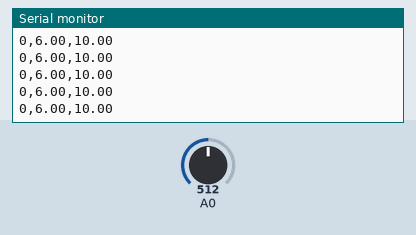
Bench run of a sketch on a simulated Arduino Nano, built with avr-gcc and run on an emulated ATmega328P. Parts: the last lines printed to the serial monitor. The inputs (shaded band) are chosen by the test bench; at power-on: A0 = 512.

Above: at 1.2 s.
1.3 s: A0 set to 716
At 1.32 s:
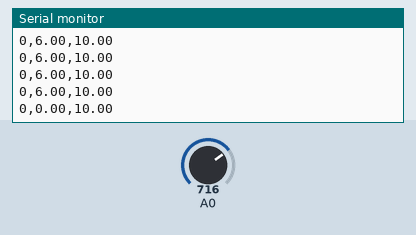
2.8 s: A0 set to 511
At 2.83 s:
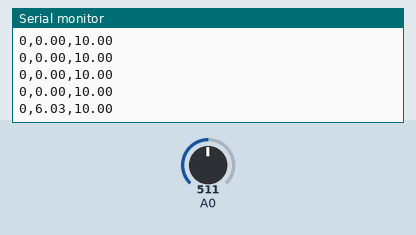
Timing chart, 0 to 5.8 s (numbered marks = the images above; inputs shaded):
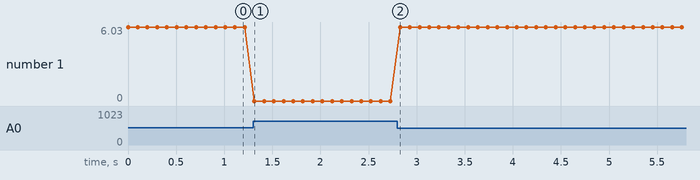

The sketch:

LED_Distance_Sensor.ino
```cpp
/*
Gabriel & Jess
5 May 2026

Create a light-based distance sensor using an LED and LDR (Light-dependent resistor).

Cool, bruh.

References:
1. https://store-usa.arduino.cc/products/arduino-nano
    1. https://content.arduino.cc/assets/Pinout-NANO_latest.pdf
1. https://docs.arduino.cc/language-reference/

Notes:
V = IR
R = V/I = (5-3)V/0.016A = 125 Ohms

Diagram:
LED:
5V---125 Ohm Resistor---(+)LED(-)---GND
LDR voltage divider:
5V---LDR---2.2k---GND
         |
         A0

*/

void setup()
{
    // put your setup code here, to run once:
    pinMode(A0, INPUT);
    Serial.begin(115200);
}

void loop()
{
    constexpr float CALIBRATED_VIN = 4.66; // Measured voltage from 5V pin on Arduino Nano

    uint16_t light_sensor_value = analogRead(A0);
    // Convert to volts
    float light_sensor_v = light_sensor_value * (CALIBRATED_VIN / 1024.0);

    // Print the raw analog reading values
    // Serial.print("0,");
    // Serial.print(light_sensor_value);
    // Serial.print(",1024\n");

    // Print the voltage values
    // Serial.print("0,");
    // Serial.print(light_sensor_v);
    // Serial.print(",");
    // Serial.print(CALIBRATED_VIN);
    // Serial.print(",");

    // Map voltage to distance
    constexpr float FROM_LOW_V = 1.75;
    constexpr float FROM_HIGH_V = 3.20;
    constexpr float TO_LOW_DIST_CM = 0.0;
    constexpr float TO_HIGH_DIST_CM = 10.0;
    // Linear interpolation formula (inverted: high voltage = close, low voltage = far)
    float distance_cm = (light_sensor_v - FROM_LOW_V)
        * (TO_LOW_DIST_CM - TO_HIGH_DIST_CM)
        / (FROM_HIGH_V - FROM_LOW_V)
        + TO_HIGH_DIST_CM;
    distance_cm = constrain(distance_cm, TO_LOW_DIST_CM, TO_HIGH_DIST_CM);

    // Print the distance values
    Serial.print("0,");
    Serial.print(distance_cm);
    Serial.print(",");
    Serial.print(TO_HIGH_DIST_CM);
    Serial.print("\n");

    delay(100);
}
```

Measured:
- after the input at 1.3 s, the serial monitor: prints a new line at once (image 1)
- after the input at 2.8 s, the serial monitor: prints a new line at once (image 2)
- plotted number 1: 0 → 6.03 after the input at 2.8 s
